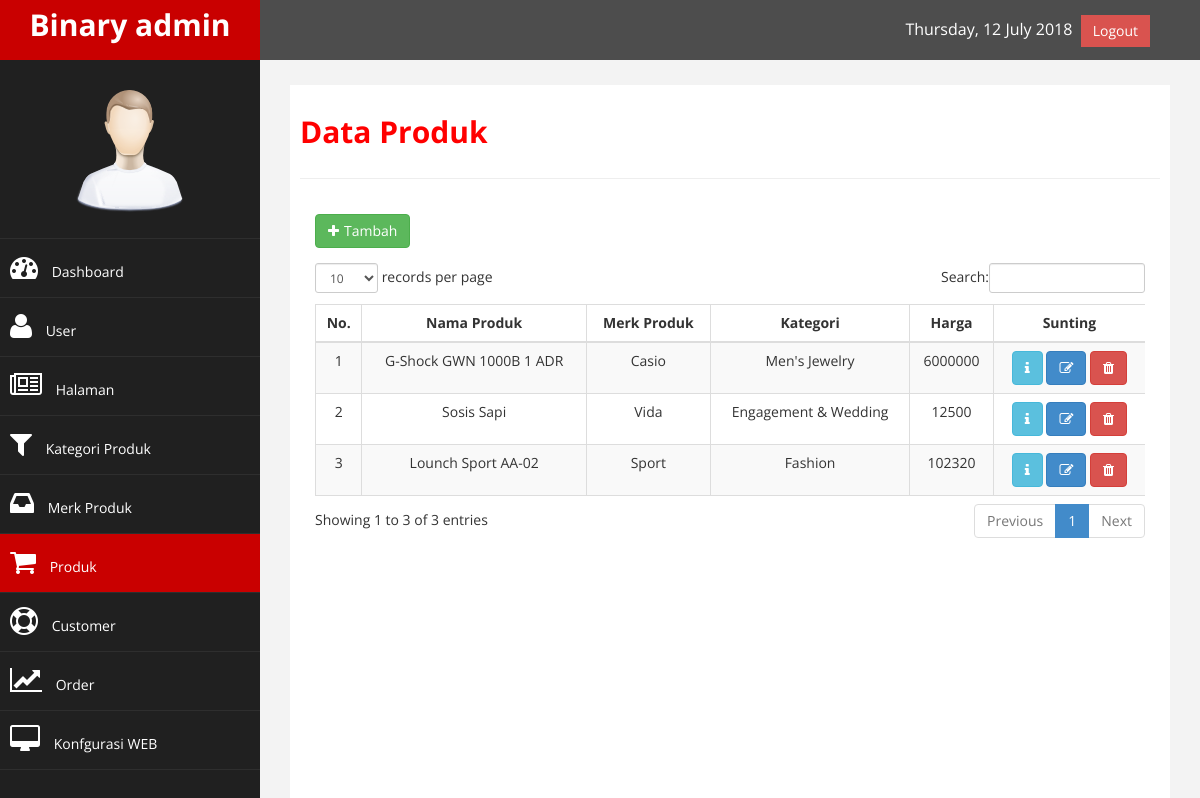
Before: /index.php/admin/toko/tabelproduk with the older database file.
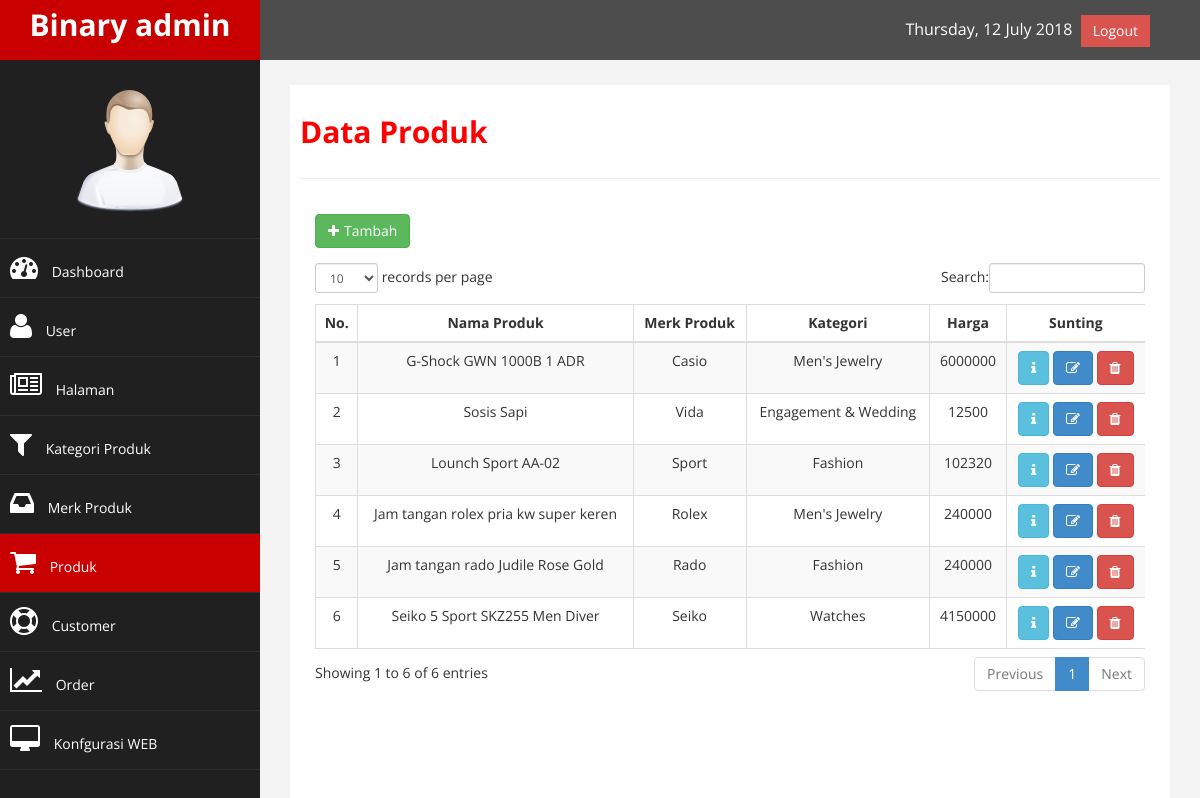
After: the same page with the newer database file.
### tables this page shows
CREATE TABLE `produk` (
  `idproduk` int(10) NOT NULL,
  `idkategori` int(10) NOT NULL,
  `idmerk` int(10) NOT NULL,
  `nama` varchar(50) NOT NULL,
  `warna` varchar(10) NOT NULL,
  `bahan` varchar(20) NOT NULL,
  `deskripsi` text NOT NULL,
  `harga` int(50) NOT NULL,
  `foto` varchar(50) NOT NULL
);

CREATE TABLE `merk` (
  `idmerk` int(10) NOT NULL,
  `namamerk` varchar(50) NOT NULL,
  `gambar` varchar(50) NOT NULL
);

CREATE TABLE `kategori` (
  `idkategori` int(10) NOT NULL,
  `namakategori` varchar(50) NOT NULL
);

### application/libraries/template.php (called while the page is built, shortened)
<?php
class template {
	protected $ci;
	function __construct() {
		$this->ci =& get_instance();
	}
	function tampilan($t=null,$d=null) {
		$data['konten'] = $this->ci->load->view($t,$d,true);
		$this->ci->load->view('admin/index.php',$data);
	}
}

### application/controllers/admin/toko.php (called while the page is built, shortened)
<?php
class Toko extends CI_Controller {
	public function tabelproduk() {
		$data = array(
				'data'  => $this->tokomodel->getproduk());
		$this->template->tampilan('admin/tampil/tabelproduk', $data);
	}
}

### index.php (called while the page is built, shortened)
<?php
require_once BASEPATH.'core/CodeIgniter.php';

### application/models/tokomodel.php (called while the page is built, shortened)
<?php
class Tokomodel extends CI_Model {
	public function getproduk($w=null) {
		$this->db->join('merk','merk.idmerk=produk.idmerk')->join('kategori','kategori.idkategori=produk.idkategori');
		return $this->db->get('produk');
	}
}

### application/views/admin/tampil/tabelproduk.php (the view)
<div class="row">
    <div class="col-md-12">
        <h2><strong>Data Produk</strong></h2>
    </div>
</div>
<hr />
<div class="row">
    <div class="col-md-12">
         <div class="panel-body">
            <a href="<?php echo base_url('index.php/admin/toko/formproduk');?>" class="btn btn-success" style="margin-bottom: 15px;"><i class="fa fa-plus" style="margin-right: 5px;"></i>Tambah</a>
                <div class="table-responsive">
                    <table class="table table-striped table-bordered table-hover" id="dataTables-example">
                        <thead>
                            <tr>
                                <th>No.</th>
                                <th>Nama Produk</th>
                                <th>Merk Produk</th>
                                <th>Kategori</th>
                                <th>Harga</th>
                                <th>Sunting</th>
                            </tr>
                        </thead>
                        <tbody>
                             <?php $no = 1;
                            foreach ($data->result_array() as $key => $value) { ?>
                            <tr>
                                <td><?php echo $no; ?></td>
                                <td><?php echo $value['nama']; ?></td>
                                <td><?php echo $value['namamerk']; ?></td>
                                <td><?php echo $value['namakategori']; ?></td>
                                <td><?php echo $value['harga']; ?></td>
                                <td>
                                    <a href="<?php echo base_url('index.php/admin/toko/detailproduk/').$value['idproduk'];?>" class="btn btn-info"><i class="fa fa-info"></i></a>
                                    <a href="<?php echo base_url('index.php/admin/toko/formproduk/').$value['idproduk'];?>" class="btn btn-primary"><i class="fa fa-edit"></i></a>
                                    <a href="<?php echo base_url('index.php/admin/toko/hapusproduk/').$value['idproduk'];?>" class="btn btn-danger" onclick='return confirm("Yakin mau dihapus???");'><i class="fa fa-trash"></i></a>
                                </td>
                            </tr>
                            <?php $no++; } ?>
                        </tbody>
                    </table>
                </div>
        </div>
    </div>
</div>

### application/views/admin/index.php (shortened to what this page needs)
<!DOCTYPE html>
<html xmlns="http://www.w3.org/1999/xhtml">
<head>
    <link href="<?php echo base_url(); ?>assets/backend/assets/css/bootstrap.css" rel="stylesheet" />
    <link href="<?php echo base_url(); ?>assets/backend/assets/css/font-awesome.css" rel="stylesheet" />
    <link href="<?php echo base_url(); ?>assets/backend/assets/js/morris/morris-0.4.3.min.css" rel="stylesheet" />
    <link href="<?php echo base_url(); ?>assets/backend/assets/css/style3.css" rel="stylesheet" />
    <link href="<?php echo base_url(); ?>assets/backend/assets/js/dataTables/dataTables.bootstrap.css" rel="stylesheet" />
</head>
<body>
    <div id="wrapper">
        <nav class="navbar navbar-default navbar-cls-top " role="navigation" style="margin-bottom: 0">
            <div class="navbar-header">
                <a class="navbar-brand" href="index.html">Binary admin</a>
            </div>
            <div style="color: white;padding: 15px 50px 5px 50px;float: right;font-size: 16px;"> <?php echo date('l, d F Y'); ?>&nbsp;
                <a href="<?php echo base_url('index.php/toko/logout');?>" class="btn btn-danger square-btn-adjust">Logout</a>
            </div>
        </nav>
        <?php $page = $this->uri->segment(3);?>
        <nav class="navbar-default navbar-side" role="navigation">
            <div class="sidebar-collapse">
                <ul class="nav" id="main-menu">
				    <li class="text-center">
                        <img src="<?php echo base_url(); ?>assets/backend/assets/img/find_user.png" class="user-image img-responsive"/>
					</li>
                    <li>
                        <a <?php if($page == ''){ echo 'class="active-menu';}?> href="<?php echo base_url('index.php/admin/toko');?>"><i class="fa fa-dashboard fa-2x"></i> Dashboard </a>
                    </li>
                    <li>
                        <a <?php if($page == 'user' || $page == 'formtambahuser' || $page == 'edituser'){ echo 'class="active-menu';}?> href="<?php echo base_url('index.php/admin/toko/user');?>"><i class="fa fa-user fa-2x"></i> User </a>
                    </li>
                    <li>
                        <a <?php if($page == 'hal'){ echo 'class="active-menu';}?> href="<?php echo base_url('index.php/admin/toko/hal');?>"><i class="fa fa-newspaper-o fa-2x"></i> Halaman </a>
                    </li>
                    <li>
                        <a <?php if($page == 'kategori' || $page == 'formtambahkat' || $page == 'editkategori'){ echo 'class="active-menu';}?> href="<?php echo base_url('index.php/admin/toko/kategori');?>"><i class="fa fa-filter fa-2x"></i> Kategori Produk </a>
                    </li>
                    <li>
                        <a <?php if($page == 'merk' || $page == 'formmerk'){ echo 'class="active-menu';}?> href="<?php echo base_url('index.php/admin/toko/merk');?>"><i class="fa fa-inbox fa-2x"></i> Merk Produk </a>
                    </li>
                    <li>
                        <a <?php if($page == 'tabelproduk' || $page == 'formproduk' || $page == 'detailproduk'){ echo 'class="active-menu';}?> href="<?php echo base_url('index.php/admin/toko/tabelproduk');?>"><i class="fa fa-shopping-cart fa-2x"></i>  Produk </a>
                    </li>
                    <li>
                        <a <?php if($page == 'tabelcustomer' || $page == 'formtambahcus' || $page == 'editcustomer' || $page == 'detailprofil'){ echo 'class="active-menu';}?> href="<?php echo base_url('index.php/admin/toko/tabelcustomer');?>"><i class="fa fa-life-buoy fa-2x"></i> Customer </a>
                    </li>
                    <li>
                        <a <?php if($page == 'order'){ echo 'class="active-menu';}?> href="<?php echo base_url('index.php/admin/toko/order');?>"><i class="fa fa-line-chart fa-2x"></i> Order </a>
                    </li>
                    <li>
                        <a <?php if($page == 'konfig'){ echo 'class="active-menu';}?> href="<?php echo base_url('index.php/admin/toko/konfig');?>"><i class="fa fa-desktop fa-2x"></i> Konfgurasi WEB </a>
                    </li>
                </ul>
            </div>
        </nav>
        <div id="page-wrapper" >
            <div id="page-inner">
                <?php echo $konten;?>
            </div>
        </div>
    </div>
</body>
</html>

### assets/backend/assets/css/style3.css (style rules this page uses)
body { font-family: 'Open Sans', sans-serif; }
#wrapper { width: 100%; background:#202020; }
#page-wrapper { padding: 15px 15px; min-height: 600px; background:#F3F3F3; }
#page-inner { width:100%; margin:10px 20px 10px 0px; background-color:#fff!important; padding:10px; min-height:1200px; }
.text-center { text-align:center; }
h2 { color: #f00; }
.square-btn-adjust { border: 0px solid transparent; -webkit-border-radius: 0px; -moz-border-radius: 0px; border-radius: 0px; }
.user-image { margin: 25px auto; -webkit-border-radius: 10px; -moz-border-radius: 10px; border-radius: 10px; max-height:170px; max-width:170px; }
.navbar-cls-top .navbar-brand { color: #fff; background: #C90000; width: 260px; text-align: center; height: 60px; font-size: 30px; font-weight: 700; }
.active-menu { background-color:#C90000!important; }
.sidebar-collapse , .sidebar-collapse .nav { background:none; }
.sidebar-collapse .nav { padding:0; }
.sidebar-collapse .nav > li > a { color:#fff; background:#202020; text-shadow:none; }
.sidebar-collapse > .nav > li > a { padding:15px 10px; }
.sidebar-collapse > .nav > li { border-bottom: 1px solid rgba(107, 108, 109, 0.19); }
.navbar-side { border:none; background-color: #202020; }
.navbar-cls-top { background:#4D4D4D; border-bottom:none; }
.navbar-default { border:0px solid black; }
.navbar-header { background: #A70303; }
.nav > li > a > i { margin-right:10px; }
th, td { text-align: center; }
@media (min-width:768px) { #page-wrapper { margin: 0 0 0 260px; padding: 15px 30px; min-height: 1200px; } }
@media (min-width:768px) { .navbar-side { z-index: 1; position: absolute; width: 260px; } }
@media (min-width:768px) { .navbar { border-radius: 0px; } }

Changed rows visible on the page:
added produk: nama "Jam tangan rolex pria kw super keren", idmerk.namamerk "Rolex", idkategori.namakategori "Men's Jewelry", harga "240000"
added produk: nama "Jam tangan rado Judile Rose Gold", idmerk.namamerk "Rado", idkategori.namakategori "Fashion", harga "240000"
added produk: nama "Seiko 5 Sport SKZ255 Men Diver", idmerk.namamerk "Seiko", idkategori.namakategori "Watches", harga "4150000"
Other visible differences:
text written by a page script: "records per page Search: Showing 1 to 3 of 3 entries Previous 1 Next" → "records per page Search: Showing 1 to 6 of 6 entries Previous 1 Next"
